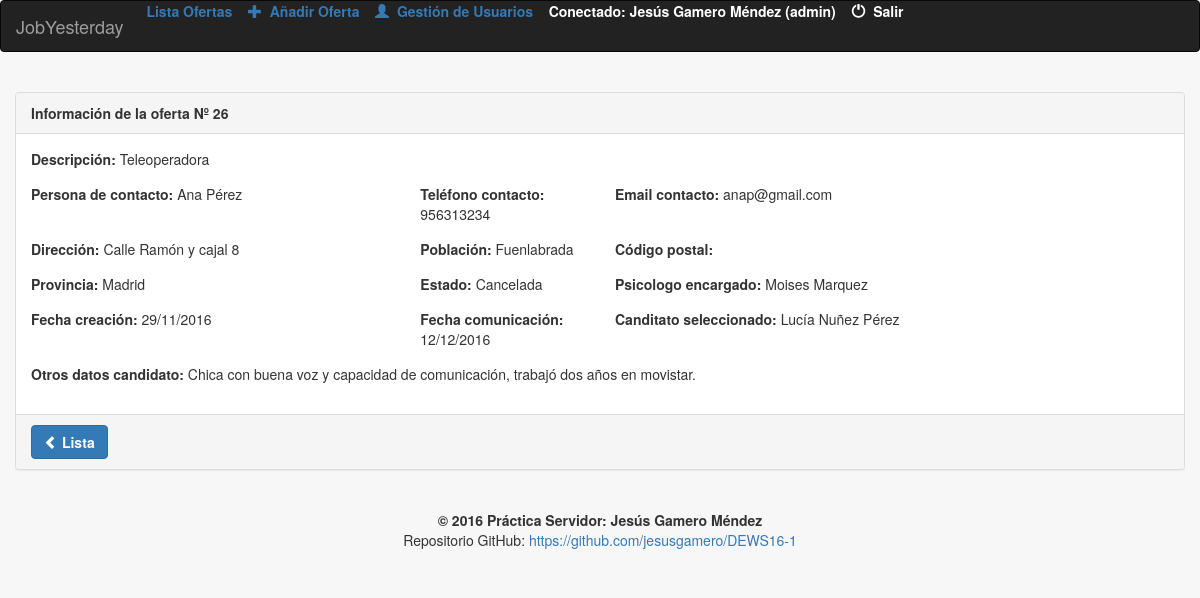
/app/index.php?ctrl=info&id=26 (signed in), run on the app's committed database.
### tables this page shows
CREATE TABLE `oferta` (
  `idoferta` int(11) NOT NULL,
  `descripcion` varchar(250) NOT NULL,
  `persona_contacto` varchar(35) NOT NULL,
  `tlf_contacto` int(9) NOT NULL,
  `email_contacto` varchar(25) NOT NULL,
  `dir_empresa` varchar(50) DEFAULT NULL,
  `poblacion` varchar(25) DEFAULT NULL,
  `cp` varchar(5) DEFAULT NULL,
  `provincia` varchar(35) DEFAULT NULL,
  `estado` char(1) DEFAULT NULL,
  `fcreacion` date DEFAULT NULL,
  `fcomunicacion` date DEFAULT NULL,
  `psico_encar` varchar(25) DEFAULT NULL,
  `candidato` varchar(35) DEFAULT NULL,
  `des_candidato` varchar(250) DEFAULT NULL
);

CREATE TABLE `provincia` (
  `cod_provincia` int(2) NOT NULL DEFAULT '0' COMMENT 'Código de la provincia de dos digitos',
  `nombre` varchar(50) NOT NULL DEFAULT '' COMMENT 'Nombre de la provincia'
);

CREATE TABLE `usuario` (
  `cod` int(11) NOT NULL,
  `tipo` char(1) NOT NULL,
  `nombre` varchar(35) DEFAULT NULL,
  `user` varchar(10) DEFAULT NULL,
  `pass` varchar(10) DEFAULT NULL
);

### app/ctrl/info.php (called while the page is built)
<?php
	include_once(MODEL_PATH."model.php");
	include_once(HELPERS_PATH."helpers.php");
	$idoferta=$_GET["id"];
	$datosoferta=obtenerOferta($idoferta);
	include_once(VIEW_PATH."info.php");

### app/model/DB_connection.php (called while the page is built, shortened)
<?php
Class Database {
	private $link;
	private $result;
	private static $_instance;
	public static function getInstance(){
		if (!(self::$_instance instanceof self)){
			self::$_instance=new self();
		}
		return self::$_instance;
	}
	private function Conectar($conf)
	{
		$this-> link =new mysqli($conf['servidor'], $conf['usuario'], $conf['password']);
		$this->link->select_db($conf['base_datos']);
		$this->link->query("SET NAMES 'utf8'");
	}
	public function Consulta($sql)
	{
		$this->result=$this->link->query($sql);
		return $this->result;
	}
	public function LeeRegistro($result=NULL)
	{
		if (! $result)
		{
			$result=$this->result;
		}
		$this->regActual=$result->fetch_assoc();
		return $this->regActual;
	}
}

### app/model/model.php (called while the page is built, shortened)
<?php
include(MODEL_PATH."DB_connection.php");
function nombreProvincias($id)
{
	$bdatos=Database::getInstance();
	$query='SELECT p.nombre FROM provincia p WHERE p.cod_provincia='.$id;
	$res=$bdatos->Consulta($query);
	$registro=$bdatos ->LeeRegistro();
	return $registro['nombre'];
}
function obtenerOferta($id)
{
	$datos = array();
	$conex = Database::getInstance();
	$conex->Consulta("SELECT * FROM oferta WHERE idoferta = '$id'");
	while ($rs = $conex->LeeRegistro()) {
		$datos = $rs;
	}
	return $datos;
}
function nombrePsicologo($id)
{
	$bdatos=Database::getInstance();
	$query='SELECT u.nombre FROM usuario u WHERE u.cod='.$id;
	$res=$bdatos->Consulta($query);
	$registro=$bdatos ->LeeRegistro();
	return $registro['nombre'];
}

### app/helpers/helpers.php (called while the page is built, shortened)
<?php
function verEstado($estado)
{
 if ($estado=='P')
	{
	return 'Pendiente de iniciar selección';
	}
else if ($estado=='R')
	{
	return 'Realizando selección';
	}
else if ($estado=='S')
	{
	return 'Seleccionando candidato';
	}
else if ($estado=='C')
	{
	return 'Cancelada';
	}
}
function formatoGregoriano($fecha_old){
	$a = explode('-',$fecha_old);
	$fecha_new = $a[2].'/'.$a[1].'/'.$a[0];
	return $fecha_new;
}

### app/view/info.php (the view)
<br><div class="container-fluid">
<div class="panel panel-default">
<div class="panel-heading"><b>Información de la oferta Nº <?= $idoferta; ?></b></div>
<div class="panel-body">
<div class="form-horizontal">
<div class="form-group">
  <div class="col-md-10"><b>Descripción: </b><?php echo $datosoferta['descripcion']; ?></div>
</div>
<div class="form-group">
  <div class="col-md-4"><b>Persona de contacto: </b><?php echo $datosoferta['persona_contacto']; ?></div>
  <div class="col-md-2"><b>Teléfono contacto: </B><?php echo $datosoferta['tlf_contacto']; ?></div>
  <div class="col-md-4"><b>Email contacto: </B><?php echo $datosoferta['email_contacto']; ?></div>
</div>
<div class="form-group">
  <div class="col-md-4"><b>Dirección: </b><?php echo $datosoferta['dir_empresa']; ?></div>
  <div class="col-md-2"><b>Población: </b><?php echo $datosoferta['poblacion']; ?></div>
  <div class="col-md-2"><b>Código postal: </b><?php echo $datosoferta['cp']; ?></div>
</div>
<div class="form-group">
  <div class="col-md-4"><b>Provincia: </b><?php echo nombreProvincias($datosoferta['provincia']); ?></div>
  <div class="col-md-2"><b>Estado: </b><?php echo verEstado($datosoferta['estado']); ?></div>
  <div class="col-md-4"><b>Psicologo encargado: </b><?php echo nombrePsicologo($datosoferta['psico_encar']); ?></div>
</div>
<div class="form-group">
  <div class="col-md-4"><b>Fecha creación: </b><?php echo formatoGregoriano($datosoferta['fcreacion']); ?></div>
  <div class="col-md-2"><b>Fecha comunicación: </b><?php echo formatoGregoriano($datosoferta['fcomunicacion']); ?></div>
  <div class="col-md-4"><b>Canditato seleccionado: </b><?php echo $datosoferta['candidato']; ?></div>
</div>
<div class="form-group">
  <div class="col-md-10"><b>Otros datos candidato: </b><?php echo $datosoferta['des_candidato']; ?></div>
</div>
</div>
</div>
<div class="panel-footer"><a href="?ctrl=list" class="btn btn-primary"><span class="glyphicon glyphicon-chevron-left"></span>&nbsp;<b>Lista</b></a></div>
</div>
</div>

### data on the page
oferta: descripcion "Teleoperadora", persona_contacto "Ana Pérez", tlf_contacto "956313234", email_contacto "anap@gmail.com", dir_empresa "Calle Ramón y cajal 8", poblacion "Fuenlabrada", provincia.nombre "Madrid", estado "Cancelada", psico_encar.nombre "Moises Marquez", fcreacion "29/11/2016", fcomunicacion "12/12/2016", candidato "Lucía Nuñez Pérez", des_candidato "Chica con buena voz y capacidad de comunicación, trabajó dos años en movistar."

### other printed values
$_SESSION['nombre'] "Jesús Gamero Méndez"
$_SESSION['usuario'] "admin"
$idoferta "26"
